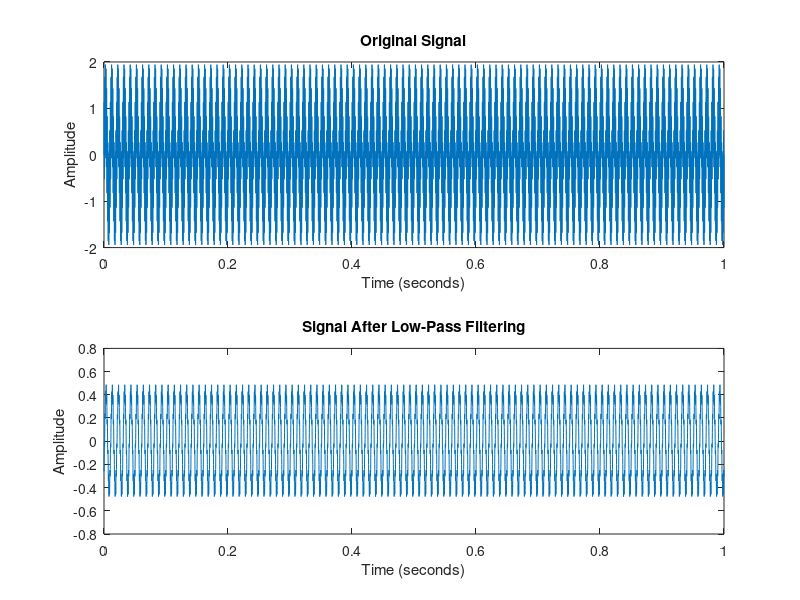
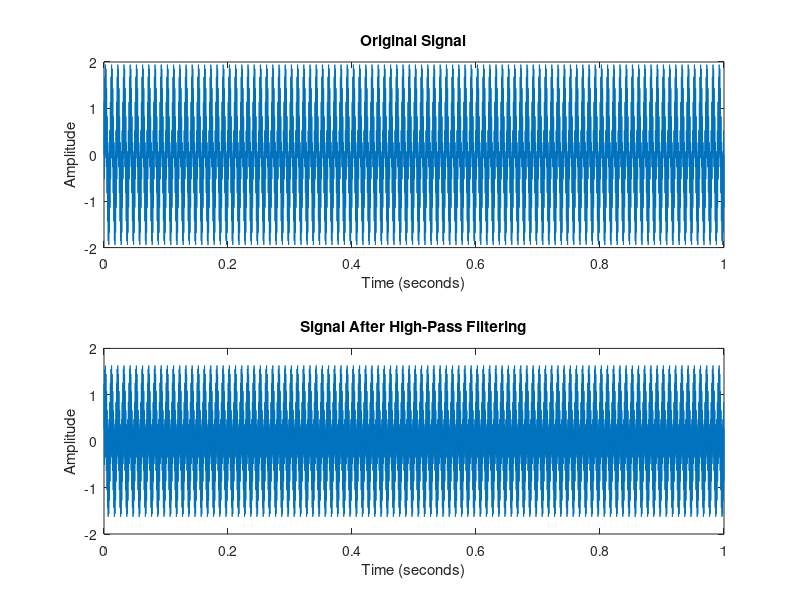
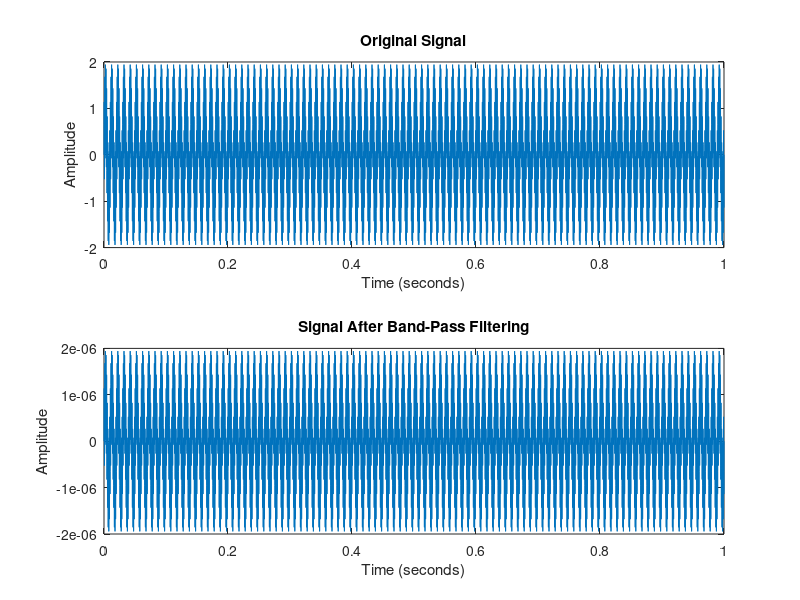

Write the MATLAB code that produced these figures, in order.
% Filter Design Parameters
R = 1e3; % 1 kOhm
C = 1e-6; % 1 uF
wc = 1 / (R * C); % Cutoff angular frequency
f_c = wc / (2 * pi); % Cutoff frequency in Hz

% Signal Generation (100 Hz and 1000 Hz Components)
fs = 10000; % Sampling frequency (10 kHz)
t = 0:1/fs:1; % Time vector (1 second)
signal = sin(2 * pi * 100 * t) + sin(2 * pi * 1000 * t); % Mixed-frequency signal

% Frequency Range for Filter Design
n = length(signal); % Length of the signal
f = (0:n-1) * (fs / n); % Frequency vector for FFT

% FFT of the Signal
signal_fft = fft(signal); % Transform signal to frequency domain

% **1. Low-Pass Filter (LPF)**
H_lpf = 1 ./ (1 + 1j * (2 * pi * f) * R * C); % Frequency response of LPF
filtered_signal_lpf = real(ifft(signal_fft .* H_lpf)); % Apply LPF

% **2. High-Pass Filter (HPF)**
H_hpf = 1j * (2 * pi * f) * R * C ./ (1 + 1j * (2 * pi * f) * R * C); % Frequency response of HPF
filtered_signal_hpf = real(ifft(signal_fft .* H_hpf)); % Apply HPF

% **3. Band-Pass Filter (BPF)**
f0 = 1000; % Center frequency (1 kHz)
Q = 10; % Quality factor
omega0 = 2 * pi * f0; % Angular frequency of center frequency
H_bpf = (1j * (2 * pi * f) * R * C) ./ (1 + 1j * (2 * pi * f) / (R * C) + ((2 * pi * f).^2) / omega0^2); % Frequency response of BPF
filtered_signal_bpf = real(ifft(signal_fft .* H_bpf)); % Apply BPF

% **Plot Results**

% Plot LPF Results
figure;
subplot(2,1,1);
plot(t, signal);
title('Original Signal');
xlabel('Time (seconds)');
ylabel('Amplitude');

subplot(2,1,2);
plot(t, filtered_signal_lpf);
title('Signal After Low-Pass Filtering');
xlabel('Time (seconds)');
ylabel('Amplitude');

% Plot HPF Results
figure;
subplot(2,1,1);
plot(t, signal);
title('Original Signal');
xlabel('Time (seconds)');
ylabel('Amplitude');

subplot(2,1,2);
plot(t, filtered_signal_hpf);
title('Signal After High-Pass Filtering');
xlabel('Time (seconds)');
ylabel('Amplitude');

% Plot BPF Results
figure;
subplot(2,1,1);
plot(t, signal);
title('Original Signal');
xlabel('Time (seconds)');
ylabel('Amplitude');

subplot(2,1,2);
plot(t, filtered_signal_bpf);
title('Signal After Band-Pass Filtering');
xlabel('Time (seconds)');
ylabel('Amplitude');
